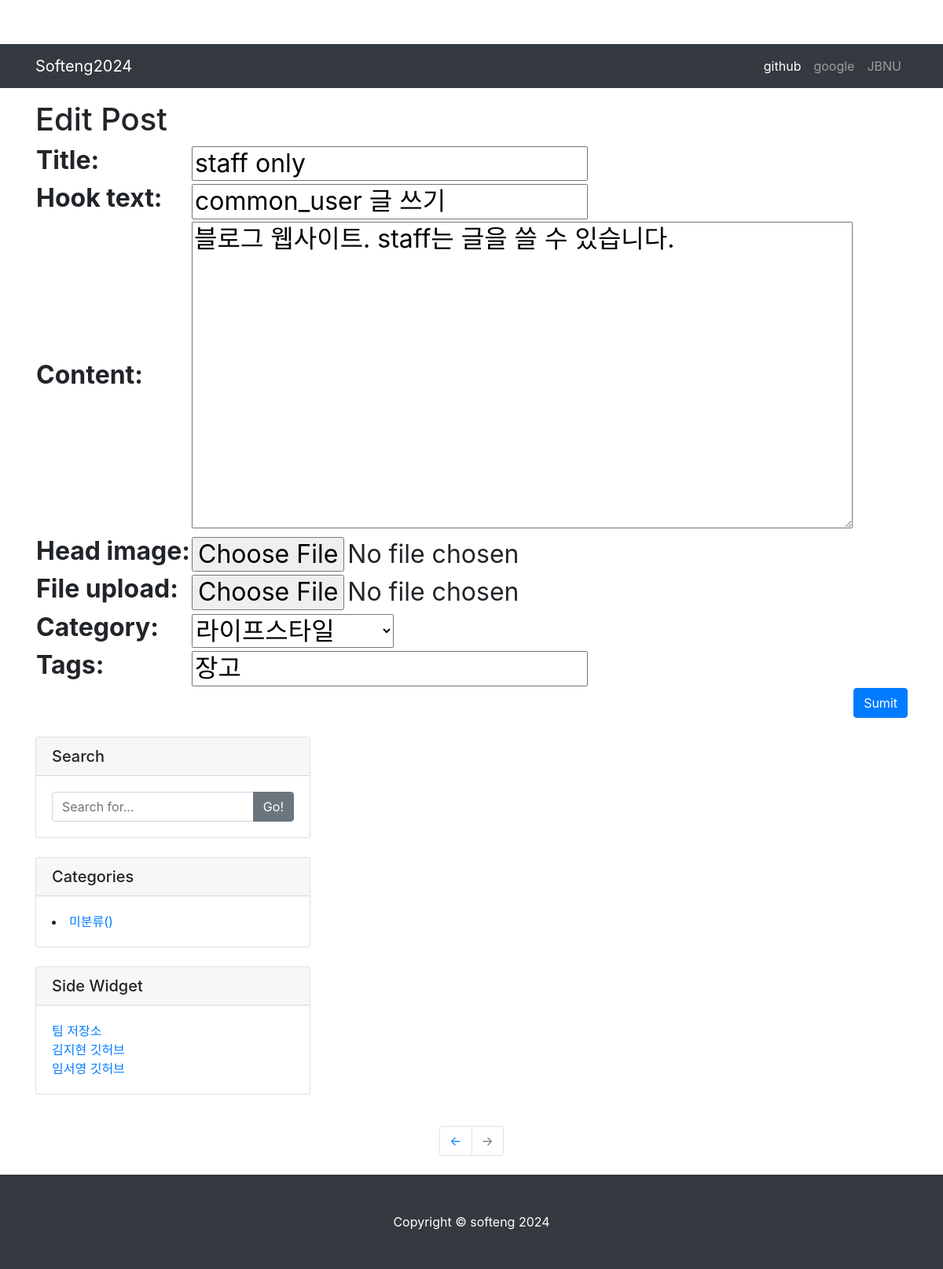
Page /update_post/11/ (signed in) on the committed database.
### blog/models.py (models this page shows, shortened)
class Post(models.Model):
    title = models.CharField(max_length=30)
    hook_text = models.CharField(max_length=100, blank=True)
    content = models.TextField()
    head_image = models.ImageField(upload_to='blog/images/&Y/%m/%d/', blank=True)
    file_upload = models.FileField(upload_to='blog/files/%Y/%m/%d/', blank=True)
    created_at = models.DateTimeField(auto_now_add=True)
    updated_at = models.DateTimeField(auto_now=True)
    author = models.ForeignKey(User, null=True, on_delete=models.SET_NULL)
    category = models.ForeignKey(Category, null=True, blank=True, on_delete=models.SET_NULL)
    tags = models.ManyToManyField(Tag, blank=True)

class Tag(models.Model):
    name = models.CharField(max_length=50)
    slug = models.SlugField(max_length=200, unique=True, allow_unicode=True)

### blog/views.py (the view, shortened to what this page needs)
# urls.py: path('update_post/<int:pk>/', views.PostUpdate.as_view())
class PostUpdate(LoginRequiredMixin, UpdateView):
    model = Post
    fields = ['title', 'hook_text', 'content', 'head_image', 'file_upload','category']
    template_name = 'blog/post_update_form.html'
    def get_context_data(self, **kwargs):
        context = super(PostUpdate, self).get_context_data()
        if self.object.tags.exists():
            tags_str_list = list()
            for t in self.object.tags.all():
                tags_str_list.append(t.name)
            context['tags_str_default'] = '; '.join(tags_str_list)
        return context
    def dispatch(self, request, *args, **kwargs):
        if request.user.is_authenticated and request.user == self.get_object().author:
            return super(PostUpdate, self).dispatch(request, *args, **kwargs)
        else:
            raise PermissionDenied

### blog/models.py (called while the page is built)
    def __str__(self):
        return self.name

### blog/templates/blog/post_update_form.html (shortened to what this page needs)
{% extends 'blog/base_full_width.html' %}
{% block main_area %}
    <h1> Edit Post</h1>
    <h2/>
    <form method="post" enctype="mutipart/form-data">{% csrf_token %}
    <table>
        {{ form }}
        <tr>
            <th><label for="id_tags_str">Tags:</label></th>
            <td><input type="text" name="tags_str" id="id_tags_str" value="{{ tags_str_default }}"></td>
        </tr>
    </table>
    <button type="summit" class="btn btn-primary float-right">Sumit</button>
    </form>
{% endblock %}

### blog/static/blog/css/blog-post.css (style rules this page uses)
body { padding-top: 56px; }

### rows in the picture
Post: title "staff only", hook_text "common_user 글 쓰기", content "블로그 웹사이트. staff는 글을 쓸 수 있습니다.", category "라이프스타일"
Tag: tags_str "장고"
